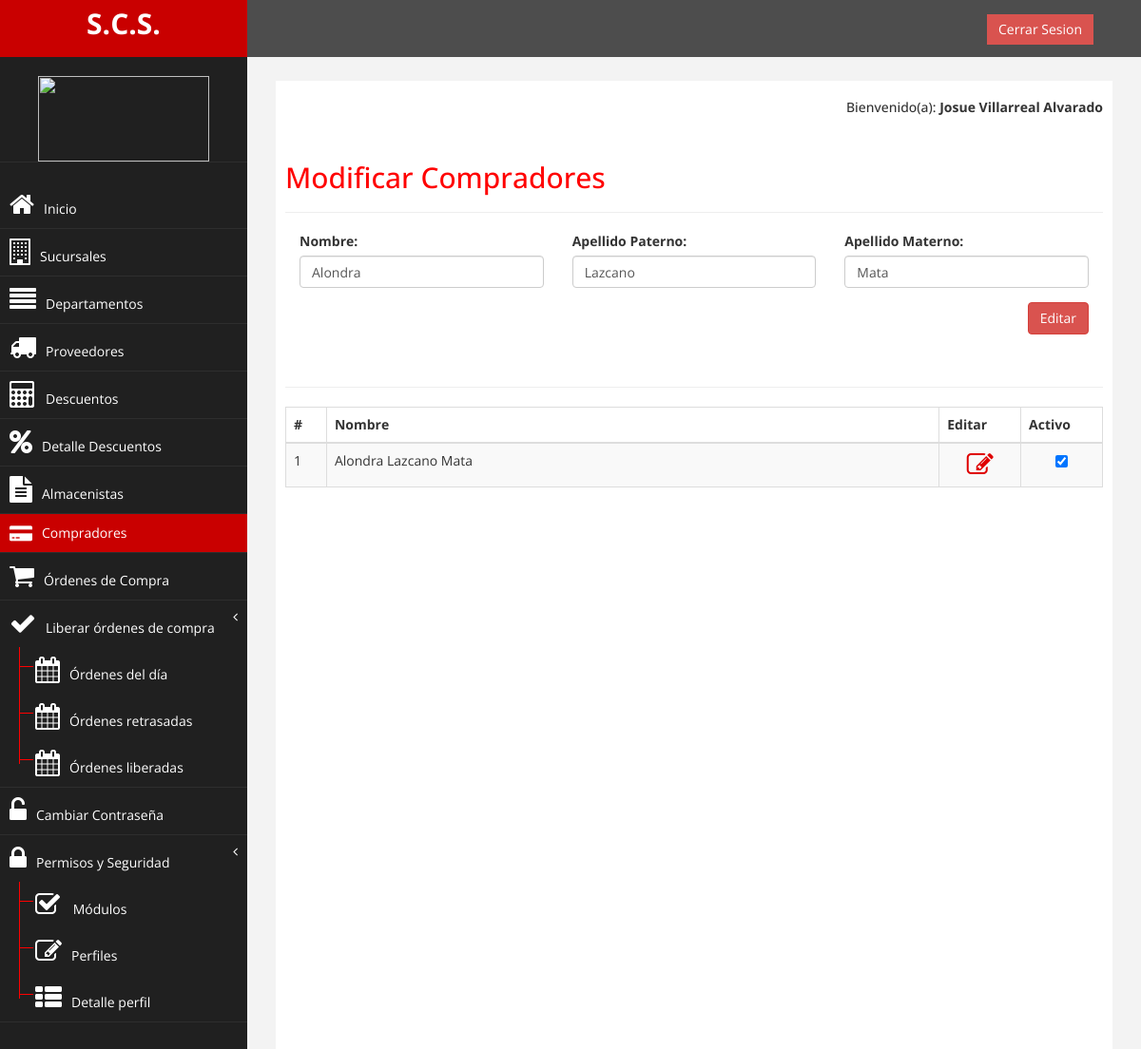
Page /compradores/modificar_compradores.php?id=1 (signed in) on the committed database.
### tables this page shows
CREATE TABLE `compradores` (
  `id` int(11) NOT NULL AUTO_INCREMENT,
  `nombre` text,
  `ap_paterno` text,
  `ap_materno` text,
  `fecha` date DEFAULT NULL,
  `hora` time DEFAULT NULL,
  `activo` int(11) DEFAULT NULL,
  `usuario` int(11) DEFAULT NULL,
  PRIMARY KEY (`id`)
);

### compradores/modificar_compradores.php (the view, shortened to what this page needs)
<?php
$nombre=$_SESSION["s_IdPersona"];
?>
<!DOCTYPE html>
<html xmlns="http://www.w3.org/1999/xhtml">
<head>
	<link rel="stylesheet" type="text/css" href="../assets/css/dataTables.bootstrap.min.css">
	<link rel="stylesheet" href="../assets/css/bootstrap.css"  />
	<link rel="stylesheet" href="../assets/css/font-awesome.css"  />
	<link rel="stylesheet" href="../assets/css/custom.css"  />
	<link rel="stylesheet" href="../assets/css/responsiveslides.css">
	<link rel="stylesheet" href="../assets/css/demo.css">
	<link rel="stylesheet" href="../assets/css/dataTables.bootstrap.min.css">
	<link rel="stylesheet" href="../assets/plugins/select2/select2.css" />
	<link rel="stylesheet" href="https://maxcdn.bootstrapcdn.com/font-awesome/4.6.1/css/font-awesome.min.css" />
		<link rel="stylesheet" href="../assets/css/personal.css">
</head>
<body>
	<div id="wrapper">
		<nav class="navbar navbar-default navbar-cls-top " role="navigation" style="margin-bottom: 0">
			<div class="navbar-header">
                <a class="navbar-brand" href="index.php">S.C.S.</a>
            </div>
            <div style="color: white; padding: 15px 50px 5px 50px; float: right; font-size: 16px;">  &nbsp; <a href="../login/cerrarsesion.php" class="btn btn-danger square-btn-adjust">Cerrar Sesion</a></div>
		</nav>
		<nav class="navbar-default navbar-side" role="navigation">
			<?php include ("menu.php"); ?>
		</nav>
		<div id="page-wrapper" >
			<div id="page-inner">
				<div class="row">
					<div class="col-md-12">
						<h5 align="right">Bienvenido(a): <b><?php echo "$nombre" ;?> </b></h5><br>
						<h2>Modificar Compradores</h2>
						<hr>
						<?php
							include '../configuracion/conexion.php';
							$id = $_GET["id"];
							$qry = "SELECT id,nombre,ap_paterno,ap_materno
									From compradores
							   		WHERE id = '$id'";
							$consulta = mysqli_query($conexion,$qry);
							$otro=mysqli_fetch_row($consulta);
						?>
						<form action="ejecutar_modificar_compradores.php" method="POST" id="formulario">
							<div class="form-group col-md-4">
								<label for="nombre">Nombre: </label>
								<input type="text" class="form-control" id="nombre" value="<?php echo $otro[1];?>" name="nombre">
							</div>
							<div class="form-group col-md-4">
								<label for="ap_paterno">Apellido Paterno: </label>
								<input type="text" class="form-control" id="ap_paterno" value="<?php echo $otro[2];?>" name="ap_paterno">
							</div>
							<div class="form-group col-md-4">
								<label for="ap_materno">Apellido Materno: </label>
								<input type="text" class="form-control" id="ap_materno" value="<?php echo $otro[3];?>" name="ap_materno">
							</div>
							<div  align="right" class="form-group col-md-12">
								<input type="submit" value="Editar" class="btn btn-danger">
						     </div>
					</form>
					</div>
				</div>
				<div class="row">
					<div class="col-lg-12">
						<br><hr>
						<?php include'tabla_compradores.php' ?>
					</div>
				</div>
			</div>
		</div>
	</div>
</body>
</html>

### compradores/tabla_compradores.php (shortened to what this page needs)
<?php
include '../configuracion/conexion.php';
	$qry = "SELECT id, CONCAT(nombre, ' ', ap_paterno, ' ', ap_materno) AS nombre, activo
									From compradores";
	$consulta = mysqli_query($conexion, $qry);
 ?>
	<div class="table-responsive">
		<table id="example" class="table table-striped table-bordered" cellspacing="0" width="100%">
	        <thead>
	            <tr>
	                <th width="5%">#</th>
	                <th>Nombre</th>
	                <th width="10%">Editar</th>
	                <th width="10%">Activo</th>
	            </tr>
	        </thead>
	        <tbody>
	        <?php
	        	while($row = mysqli_fetch_array($consulta))
				{	?>
					<tr>
						<td>
							<?php echo $row[0]; ?>
						</td>
						<td>
							<?php echo $row[1]; ?>
						</td>
						<td align="center">
							<a href="modificar_compradores.php?id=<?php echo $row[0] ?>"><i class="fa fa-pencil-square-o fa-2x color-icono" aria-hidden="true"></i></a>
						</td>
						<td align="center">
						<?php
						if ($row[2]==1) {
							$valor = "checked";
						}
						?>
							<?php echo "<input type='checkbox' id='status' $valor onclick='OnChangeCheckbox (this)' data-id='$row[0]'/>"; ?>
						</td>
					</tr>
				<?php
				}
				 ?>
	        </tbody>
		</table>
	</div>

### assets/css/custom.css (style rules this page uses)
body { font-family: 'Open Sans', sans-serif; }
#wrapper { width: 100%; background:#202020; }
#page-wrapper { padding: 15px 15px; min-height: 600px; background:#F3F3F3; }
#page-inner { width:100%; margin:10px 20px 10px 0px; background-color:#fff!important; padding:10px; min-height:1200px; }
h2 { color: #f00; }
.square-btn-adjust { border: 0px solid transparent; -webkit-border-radius: 0px; -moz-border-radius: 0px; border-radius: 0px; }
.navbar-cls-top .navbar-brand { color: #fff; background: #C90000; width: 260px; text-align: center; height: 60px; font-size: 30px; font-weight: 700; }
.navbar-side { border:none; background-color: #202020; }
.navbar-cls-top { background:#4D4D4D; border-bottom:none; }
.navbar-default { border:0px solid black; }
.navbar-header { background: #A70303; }
@media (min-width:768px) { #page-wrapper { margin: 0 0 0 260px; padding: 15px 30px; min-height: 1200px; } }
@media (min-width:768px) { .navbar-side { z-index: 1; position: absolute; width: 260px; } }
@media (min-width:768px) { .navbar { border-radius: 0px; } }

### assets/css/demo.css (style rules this page uses)
* { margin: 0; padding: 0; }
a { color: #fff; text-decoration: none; }

### assets/css/personal.css (style rules this page uses)
.color-icono { color:#DF0101; }

### rows in the picture
compradores: nombre "Alondra", ap_paterno "Lazcano", ap_materno "Mata", id "1", row "Alondra Lazcano Mata"

### other values in the picture
$nombre "Josue Villarreal Alvarado"
